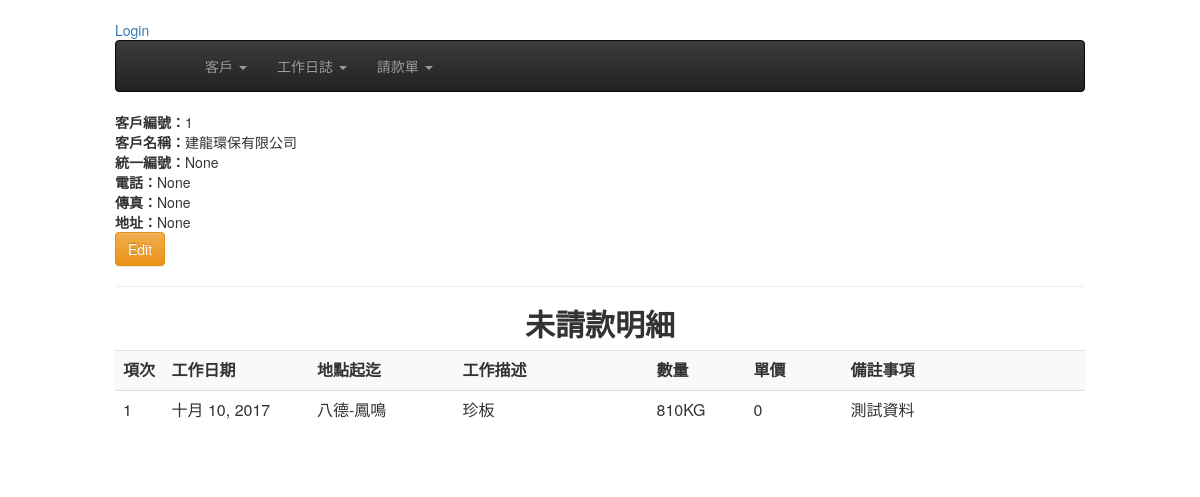
Before: /customers/1/ with the older database file.
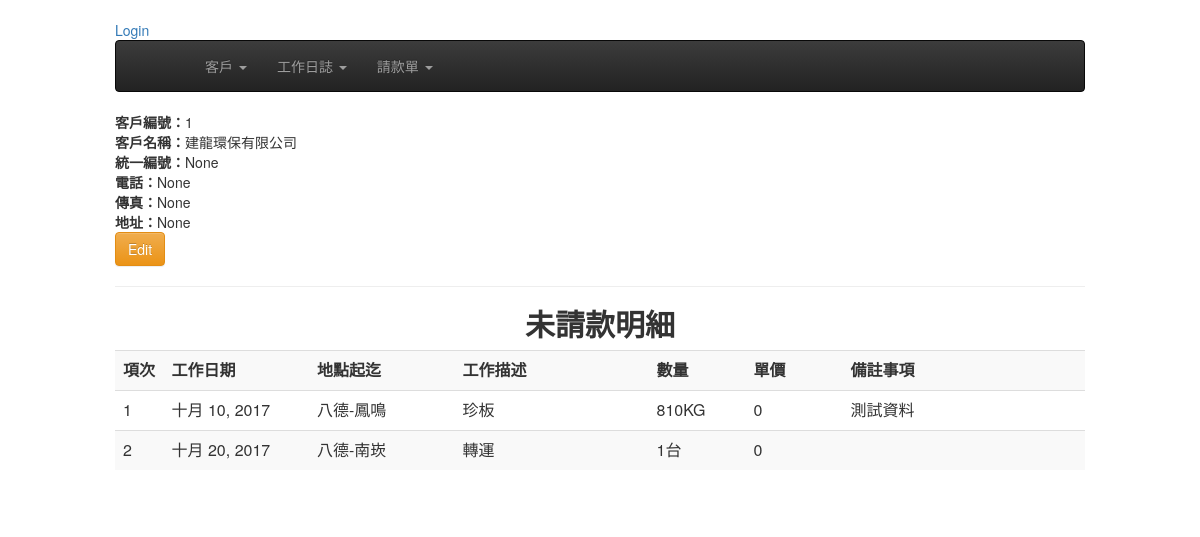
After: the same page with the newer database file.
### customers/models.py (models this page shows, shortened)
class Customer(models.Model):
    title = models.CharField(max_length=36, null=False, blank=False)
    unikey = models.CharField(  max_length=12,null=True, blank=True, unique=True )
    address = models.CharField( max_length=100, null=True, blank=True)
    phone = models.CharField(max_length=20, null=True, blank=True)
    faxno = models.CharField(max_length=20, null=True, blank=True)
    invalid = models.BooleanField(default=False)#作廢
    create_at = models.DateTimeField(auto_now_add=True, auto_now =False)
    modify = models.DateTimeField(auto_now_add=False, auto_now =True)

### dailywork/models.py (models this page shows, shortened)
class Dailylog(models.Model):
	work_date = models.DateField( default=timezone.now )
	customer = models.ForeignKey(Customer)
	start_at = models.CharField(  max_length=20, null=False, blank=False )
	end_with = models.CharField(  max_length=20, null=False, blank=False )
	opreateDesc = models.CharField(max_length=30, blank=False, null=False)
	quantity = models.DecimalField( max_digits=10, decimal_places=0)
	uom = models.ForeignKey(Uom)
	uniprice = models.DecimalField( max_digits=10, decimal_places=0)
	notes = models.TextField(blank=True, null=True)
	payrequest = models.BooleanField(default=False)
	bill_number = models.CharField(  max_length=20, null=True, blank=True )
	invalid = models.BooleanField(default=False)
	create_at = models.DateTimeField( auto_now_add=True, auto_now=False)
	modify = models.DateTimeField( auto_now_add=False, auto_now=True)

class Uom(models.Model):
	descriotion =  models.CharField(  max_length=20, null=False, blank=False )
	def __str__(self):
		return self.descriotion

### customers/views.py (the view)
# urls.py: url(r'^(?P<pk>\d+)/$', CustomerDetail.as_view( template_name ='customers/customer_detail.html'), name="customer_detail"  ),
class CustomerDetail(DetailView):
    model = Customer

### templates/customers/customer_detail.html
{% extends "base.html" %}
{% block content %}
<strong>客戶編號：</strong>{{ object.id }}<br>
<strong>客戶名稱：</strong>{{ object.title }}<br>
<strong>統一編號：</strong>{{ object.unikey }}<br>
<strong>電話：</strong>{{ object.phone }}<br>
<strong>傳真：</strong>{{ object.faxno }}<br>
<strong>地址：</strong>{{ object.address }}<br>
<a href="{{ instance.get_absolute_url }}edit" class="btn btn-warning" role="button">Edit</a>
<hr>
<div align="center" >
<h2><strong>未請款明細</strong></h2></div>
<table class="table table-striped" >
  <tr>
    <th width="5%">項次</th>
    <th width="15%">工作日期</th>
    <th width="15%">地點起迄</th>
    <th width="20%">工作描述</th>
    <th width="10%">數量</th>
    <th width="10%">單價</th>
    <th >備註事項</th>
  </tr>
{% for dailylog in object.dailylog_set.all %}
<tr>
    <td>{{ forloop.counter }}</td>
    <td>{{ dailylog.work_date }}</td>
    <td>{{ dailylog.start_at }}-{{ dailylog.end_with }}</td>
    <td>{{ dailylog.opreateDesc }}</td>
    <td>{{ dailylog.quantity }}{{ dailylog.uom }}</td>
    <td>{{ dailylog.uniprice }}</td>
    <td>{{ dailylog.notes }}</td>
</tr>
{% endfor %}
</table>
{% endblock content %}

### templates/base.html (shortened to what this page needs)
{% load staticfiles %}
{% load i18n %}
<html>
    <head>
        <link href="http://code.jquery.com/ui/1.10.4/themes/ui-lightness/jquery-ui.css" rel="stylesheet">
        <link rel="stylesheet" href="{% static 'css/bootstrap.min.css' %}" />
        <link rel="stylesheet" href="{% static 'css/bootstrap-theme.min.css' %}" />
    </head>
    <body>
        <dib class="container">
        <div class="col-xs-12 col-lg-10 col-lg-offset-1">
            <div>
                <div>
                  <span>
                      {% if request.user.is_authenticated %}
                        <span>{{ request.user }}  / </span>
                        <span>My Profile  /  </span>
                        <span><a href="/logout">Logout</a></span>
                        {% else %}
                        <span><a href="/login">Login</a></span>
                      {% endif %}
                  </span>
                  </div>
            </div>
            <nav class="navbar navbar-inverse">
              <div class="container-fluid">
                  <div class="collapse navbar-collapse">
                      <ul class="nav navbar-nav">
                        <li  class="">
                            <a href="/customers">
                              <span class="glyphicon glyphion-cd" aria-hidden="true">&nbsp; </span>
                            </a>
                        </li>
                        <li class="dropdown">
                          <a href="#" class="dropdown-toggle" data-toggle="dropdown"
                                      role="button" aria-haspopup="true" aria-expanded="false">客戶
                          <span class="caret"></span></a>
                        </li>
                        <li class="dropdown">
                          <a href="#" class="dropdown-toggle" data-toggle="dropdown"
                                      role="button" aria-haspopup="true" aria-expanded="false">工作日誌 <span class="caret"></span></a>
                        </li>
                        <li class="dropdown">
                          <a href="#" class="dropdown-toggle" data-toggle="dropdown"
                                      role="button" aria-haspopup="true" aria-expanded="false">請款單 <span class="caret"></span></a>
                        </li>
                      </ul>
                  </div>
              </div>
            </nav>
            {% block content %}
            {% endblock content %}
        </div>
    </body>
</html>

Changed rows visible on the page:
added Dailylog: work_date "十月 20, 2017", start_at "八德", end_with "南崁", opreateDesc "轉運", quantity "1", uom "台", uniprice "0"
